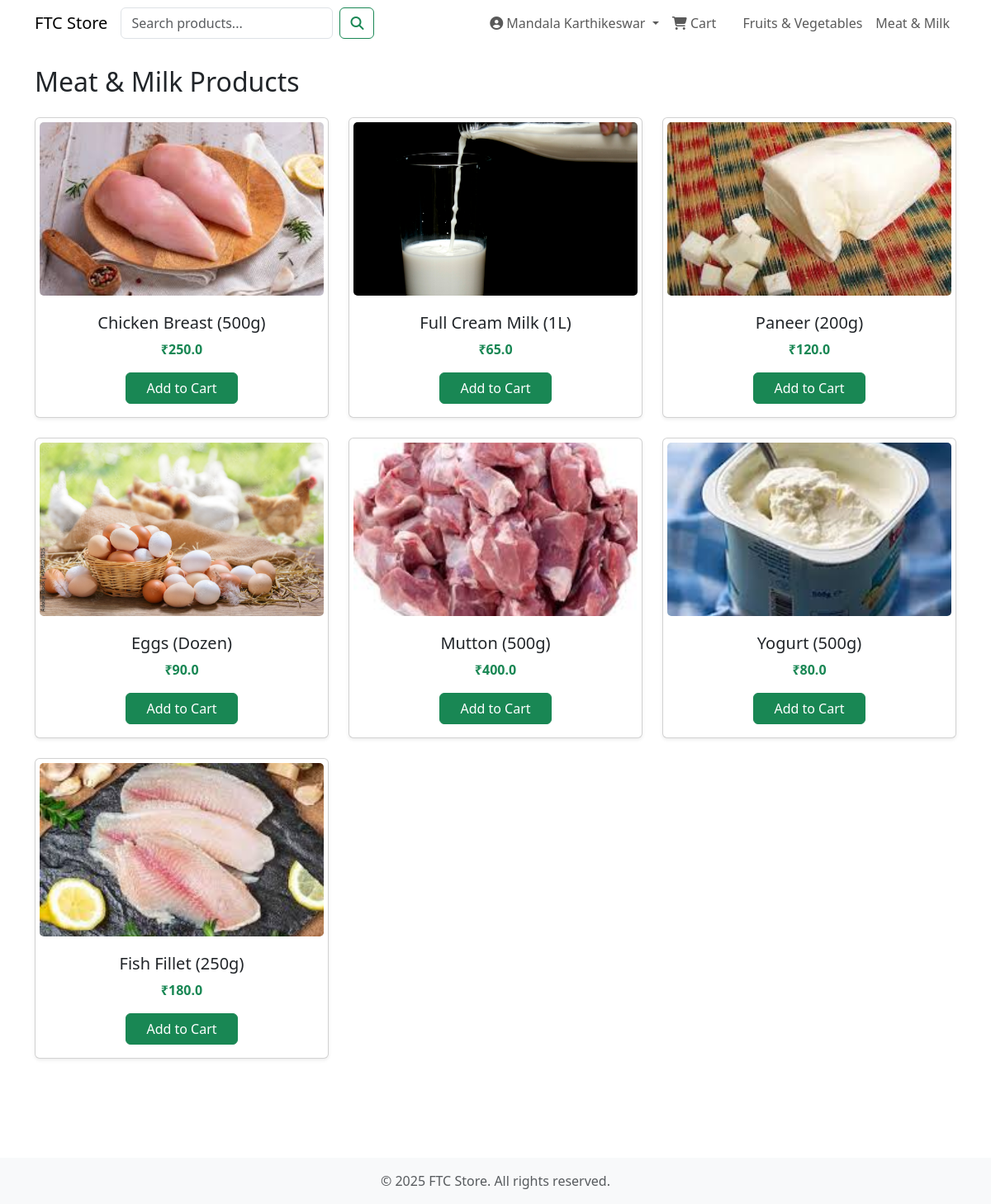
The app's page /meat_milk (signed in) with its own data.
### main.py (models this page shows)
class User(UserMixin, db.Model):
    id = db.Column(db.Integer, primary_key=True)
    username = db.Column(db.String(100), unique=True, nullable=False)
    email = db.Column(db.String(120), unique=True, nullable=False)
    password = db.Column(db.String(200), nullable=False)
    role = db.Column(db.String(20), default='customer', nullable=False)

class Product(db.Model):
    id = db.Column(db.Integer, primary_key=True)
    name = db.Column(db.String(100), nullable=False)
    category = db.Column(db.String(100), nullable=False)
    price = db.Column(db.Float, nullable=False)
    image = db.Column(db.String(200), nullable=False)

### main.py (the view)
@app.route('/meat_milk')
def meat_milk():
    products = Product.query.filter_by(category='meat_milk').all()
    return render_template('meat_milk.html', products=products)

### main.py (called while the page is built)
@login_manager.user_loader
def load_user(user_id):
    return User.query.get(int(user_id))

### templates/meat_milk.html
{% extends "base.html" %}
{% block content %}
<h2 class="my-4">Meat & Milk Products</h2>
<div class="row">
    {% for product in products %}
    <div class="col-md-4 mb-4">
        <div class="card h-100 shadow-sm">
            <img src="{{ url_for('static', filename=product.image) }}"
                 class="card-img-top"
                 alt="{{ product.name }}"
                 style="height: 220px; width: 100%; object-fit: cover; padding: 5px; border-radius: 10px;">
            <div class="card-body text-center">
                <h5 class="card-title">{{ product.name }}</h5>
                <p class="card-text fw-bold text-success">₹{{ product.price }}</p>
                <a href="{{ url_for('add_to_cart', product_id=product.id) }}" class="btn btn-success px-4">Add to Cart</a>
            </div>
        </div>
    </div>
    {% endfor %}
</div>
{% endblock %}

### templates/base.html (shortened to what this page needs)
<!doctype html>
<html lang="en">
<head>
    <link href="https://cdn.jsdelivr.net/npm/bootstrap@5.3.0/dist/css/bootstrap.min.css" rel="stylesheet">
    <link href="https://cdnjs.cloudflare.com/ajax/libs/font-awesome/6.5.0/css/all.min.css" rel="stylesheet">
</head>
<body>
<nav class="navbar navbar-expand-lg navbar-light navbar-custom">
    <div class="container">
        <a class="navbar-brand" href="{{ url_for('home') }}">FTC Store</a>
        <div class="collapse navbar-collapse" id="navbarNav">
            <form class="d-flex navbar-search-form" action="{{ url_for('home') }}" method="GET">
                <input class="form-control me-2" type="search" name="query" placeholder="Search products..." aria-label="Search">
                <button class="btn btn-outline-success" type="submit"><i class="fas fa-search"></i></button>
            </form>
            <ul class="navbar-nav ms-auto navbar-utility-links">
                {% if not current_user.is_authenticated %}
                    <li class="nav-item">
                        <a class="nav-link" href="{{ url_for('login') }}"><i class="fas fa-sign-in-alt"></i> Login</a>
                    </li>
                    <li class="nav-item">
                        <a class="nav-link" href="{{ url_for('signup') }}"><i class="fas fa-user-plus"></i> Signup</a>
                    </li>
                {% else %}
                    <li class="nav-item dropdown">
                        <a class="nav-link dropdown-toggle" href="#" id="navbarDropdown" role="button" data-bs-toggle="dropdown" aria-expanded="false">
                            <i class="fas fa-user-circle"></i> {{ current_user.username }}
                        </a>
                    </li>
                {% endif %}
                <li class="nav-item {% if request.endpoint == 'cart' %}active{% endif %}">
                    <a class="nav-link" href="{{ url_for('cart') }}">
                        <i class="fas fa-shopping-cart"></i> Cart
                    </a>
                </li>
            </ul>
            <ul class="navbar-nav ms-3">
                <li class="nav-item {% if request.endpoint == 'fruits_vegetables' %}active{% endif %}">
                    <a class="nav-link" href="{{ url_for('fruits_vegetables') }}">Fruits & Vegetables</a>
                </li>
                <li class="nav-item {% if request.endpoint == 'meat_milk' %}active{% endif %}">
                    <a class="nav-link" href="{{ url_for('meat_milk') }}">Meat & Milk</a>
                </li>
            </ul>
        </div>
    </div>
</nav>
<div class="container mt-4 mb-5 pb-5">
    {% block content %}{% endblock %}
</div>
<footer class="footer mt-auto py-3 text-center bg-light">
    <div class="container">
        <span class="text-muted">© 2025 FTC Store. All rights reserved.</span>
    </div>
</footer>
</body>
</html>

### records on screen
User: username "Mandala Karthikeswar"
Product: image (picture), name "Chicken Breast (500g)", price "250.0"
Product: image (picture), name "Full Cream Milk (1L)", price "65.0"
Product: image (picture), name "Paneer (200g)", price "120.0"
Product: image (picture), name "Eggs (Dozen)", price "90.0"
Product: image (picture), name "Mutton (500g)", price "400.0"
Product: image (picture), name "Yogurt (500g)", price "80.0"
Product: image (picture), name "Fish Fillet (250g)", price "180.0"
